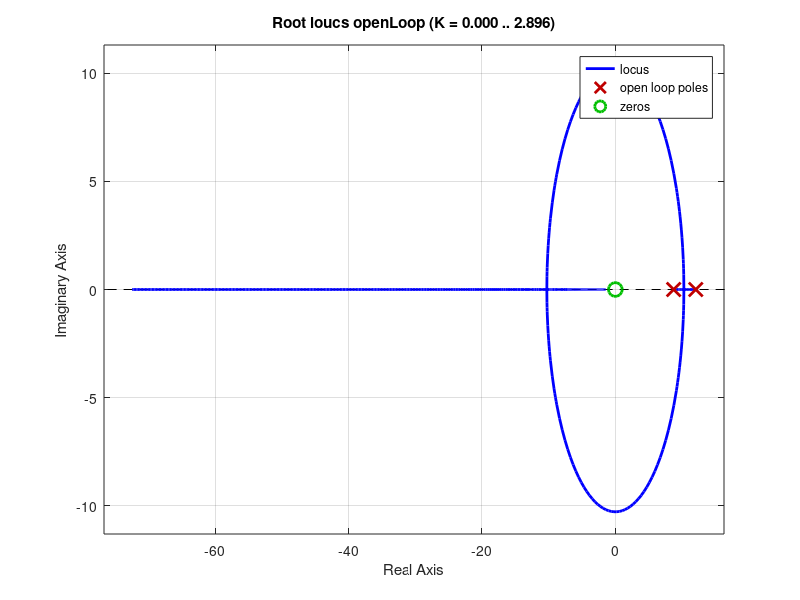
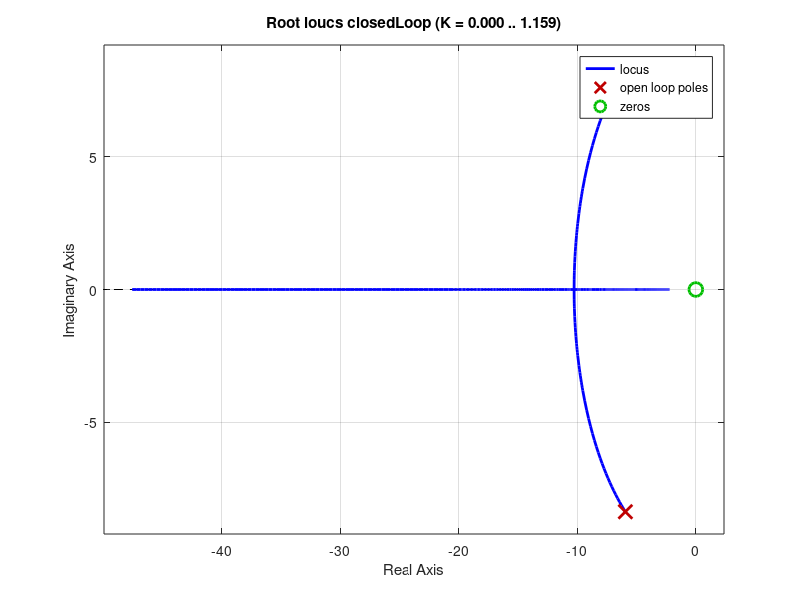
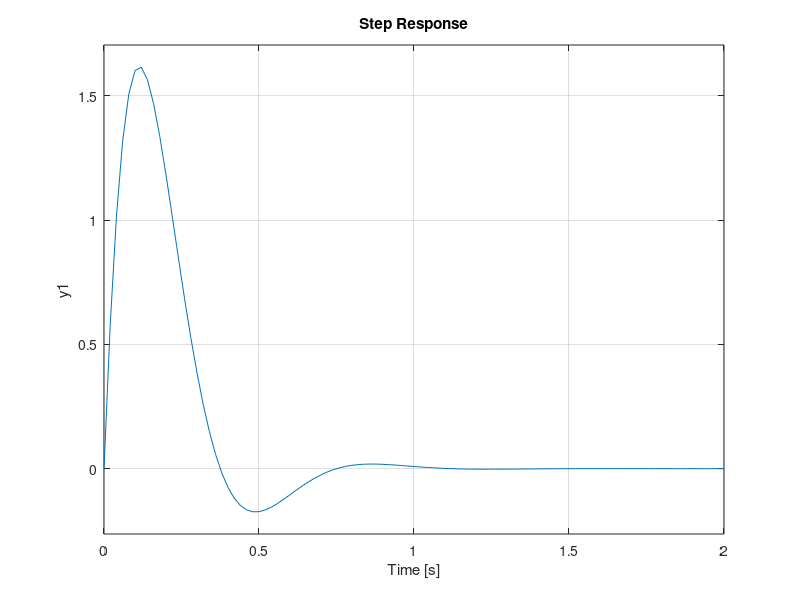
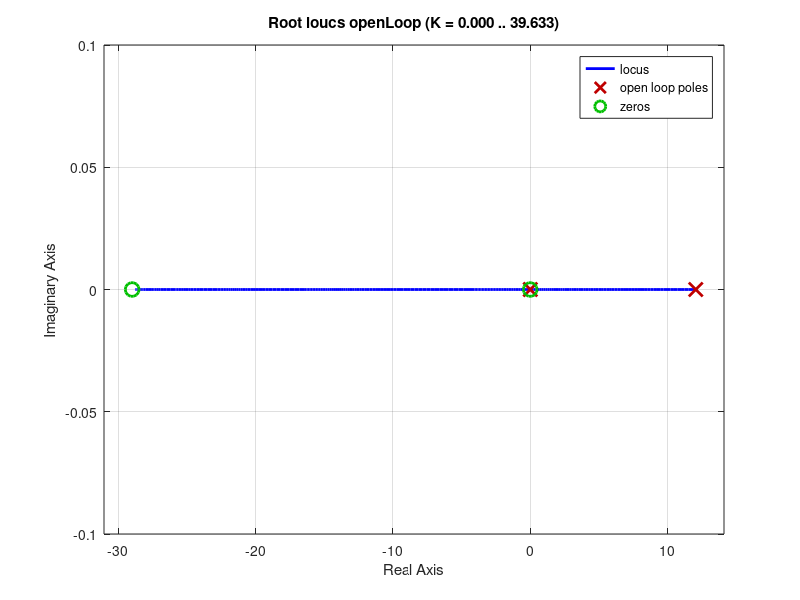

Recreate these plots in MATLAB, in order. (Note: this script raises an error after producing the figures.)
% Charis Filis 9449
% Linear PI controller test

%% clear console/workspace
clc;
clear all;
clear vars;
% Classical Controller Design Not Demanded from Task but implemented

%% Initial Values Before Tunning
 % Plant Parameters
disp("Initial Parameters Before Tunning")
Plant_gain = 18.69
Plant_pole = 12.064
% PI controller initial Selected Values
Kp = 1.75
Ki = 8.75
Ti = 0.2

TFControl = zpk([],Ki,Kp);
TFPlant = zpk(0,Plant_pole,Plant_gain);

%% open loop system
openLoop = series(TFControl,TFPlant);
figure('Name','OpenLoop root locus');
rlocus(openLoop);
%% closed loop system
closedLoop = feedback(openLoop,1,-1);
figure('Name','Closed Loop root locus');
rlocus(closedLoop);
figure('Name','Closed loop Step Response');
% opt = stepDataOptions('InputOffset',-50,'StepAmplitude',150);
% step(closedLoop,t,opt)
step(closedLoop)
%% Model Tunning 
load("PI_Model_Tunned.mat")
Kp=0.269318149004613
Ki=7.8383722787092
zeros = [-29];
poles = [ 0];
K = 0.27
disp("After tunning Gc(s) = Kp + Ki/s = 0.27(s+29)/s")
TFControl = zpk(zeros,poles,K);
%% open loop system
openLoop =series(TFControl,TFPlant);
figure('Name','OpenLoop Root Locus');
rlocus(openLoop);

closedLoop = feedback(openLoop,1,-1);
figure('Name','Closed Loop root locus');
rlocus(closedLoop);
figure('Name','Closed loop Step Response');
% opt = stepDataOptions('InputOffset',50,'StepAmplitude',150);
% step(closedLoop,t,opt)
step(closedLoop)
info = stepinfo(closedLoop);
if info.RiseTime > 0.6
    fprintf('Rise Time is : %d. Try another value.',info.RiseTime);
end
if info.Overshoot > 8
    fprintf('Overshoot is : %d. Try another value.',info.Overshoot);
end